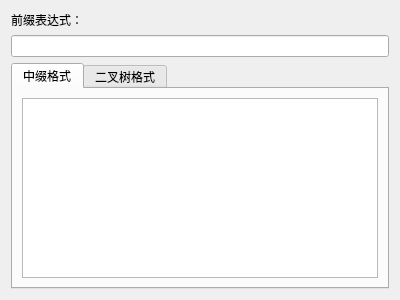
<?xml version="1.0" encoding="UTF-8"?>
<ui version="4.0">
 <class>ShowDialog</class>
 <widget class="QDialog" name="ShowDialog">
  <property name="geometry">
   <rect>
    <x>0</x>
    <y>0</y>
    <width>400</width>
    <height>300</height>
   </rect>
  </property>
  <property name="windowTitle">
   <string>表达式格式</string>
  </property>
  <layout class="QVBoxLayout" name="verticalLayout">
   <item>
    <widget class="QLabel" name="label">
     <property name="text">
      <string>前缀表达式：</string>
     </property>
    </widget>
   </item>
   <item>
    <widget class="QLineEdit" name="prefixLine">
     <property name="alignment">
      <set>Qt::AlignmentFlag::AlignCenter</set>
     </property>
     <property name="readOnly">
      <bool>true</bool>
     </property>
    </widget>
   </item>
   <item>
    <widget class="QTabWidget" name="tabWidget">
     <property name="currentIndex">
      <number>0</number>
     </property>
     <widget class="QWidget" name="infixTab">
      <attribute name="title">
       <string>中缀格式</string>
      </attribute>
      <layout class="QVBoxLayout" name="verticalLayout_3">
       <item>
        <widget class="QTextEdit" name="infixText">
         <property name="readOnly">
          <bool>true</bool>
         </property>
        </widget>
       </item>
      </layout>
     </widget>
     <widget class="QWidget" name="treeTab">
      <attribute name="title">
       <string>二叉树格式</string>
      </attribute>
      <layout class="QVBoxLayout" name="verticalLayout_2">
       <item>
        <widget class="QTextEdit" name="treeText">
         <property name="readOnly">
          <bool>true</bool>
         </property>
        </widget>
       </item>
      </layout>
     </widget>
    </widget>
   </item>
  </layout>
 </widget>
 <resources/>
 <connections/>
</ui>
